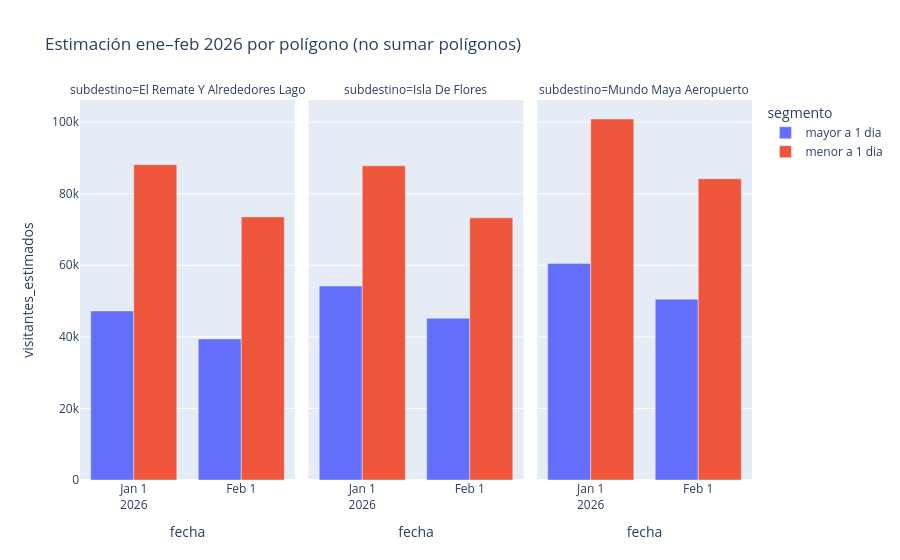

Notebook source saved alongside this figure:
### Code cell
px.bar(pred,x="fecha",y="visitantes_estimados",color="segmento",facet_col="subdestino",barmode="group",title="Estimación ene–feb 2026 por polígono (no sumar polígonos)").show()

### Figure 1 — Plotly figure (JSON) as saved in the notebook; plotly's stock layout.template omitted (floating-point values rounded to 4 significant figures)
{"data": [{"alignmentgroup": "True", "hovertemplate": "segmento=mayor a 1 dia<br>subdestino=El Remate Y Alrededores Lago<br>fecha=%{x}<br>visitantes_estimados=%{y}<extra></extra>", "legendgroup": "mayor a 1 dia", "marker": {"color": "#636efa", "pattern": {"shape": ""}}, "name": "mayor a 1 dia", "offsetgroup": "mayor a 1 dia", "orientation": "v", "showlegend": true, "textposition": "auto", "type": "bar", "x": ["2026-01-01T00:00:00.000000000", "2026-02-01T00:00:00.000000000"], "xaxis": "x", "y": [47250.0, 39420.0], "yaxis": "y"}, {"alignmentgroup": "True", "hovertemplate": "segmento=mayor a 1 dia<br>subdestino=Isla De Flores<br>fecha=%{x}<br>visitantes_estimados=%{y}<extra></extra>", "legendgroup": "mayor a 1 dia", "marker": {"color": "#636efa", "pattern": {"shape": ""}}, "name": "mayor a 1 dia", "offsetgroup": "mayor a 1 dia", "orientation": "v", "showlegend": false, "textposition": "auto", "type": "bar", "x": ["2026-01-01T00:00:00.000000000", "2026-02-01T00:00:00.000000000"], "xaxis": "x2", "y": [54190.0, 45210.0], "yaxis": "y2"}, {"alignmentgroup": "True", "hovertemplate": "segmento=mayor a 1 dia<br>subdestino=Mundo Maya Aeropuerto<br>fecha=%{x}<br>visitantes_estimados=%{y}<extra></extra>", "legendgroup": "mayor a 1 dia", "marker": {"color": "#636efa", "pattern": {"shape": ""}}, "name": "mayor a 1 dia", "offsetgroup": "mayor a 1 dia", "orientation": "v", "showlegend": false, "textposition": "auto", "type": "bar", "x": ["2026-01-01T00:00:00.000000000", "2026-02-01T00:00:00.000000000"], "xaxis": "x3", "y": [60530.0, 50500.0], "yaxis": "y3"}, {"alignmentgroup": "True", "hovertemplate": "segmento=menor a 1 dia<br>subdestino=El Remate Y Alrededores Lago<br>fecha=%{x}<br>visitantes_estimados=%{y}<extra></extra>", "legendgroup": "menor a 1 dia", "marker": {"color": "#EF553B", "pattern": {"shape": ""}}, "name": "menor a 1 dia", "offsetgroup": "menor a 1 dia", "orientation": "v", "showlegend": true, "textposition": "auto", "type": "bar", "x": ["2026-01-01T00:00:00.000000000", "2026-02-01T00:00:00.000000000"], "xaxis": "x", "y": [88120.0, 73520.0], "yaxis": "y"}, {"alignmentgroup": "True", "hovertemplate": "segmento=menor a 1 dia<br>subdestino=Isla De Flores<br>fecha=%{x}<br>visitantes_estimados=%{y}<extra></extra>", "legendgroup": "menor a 1 dia", "marker": {"color": "#EF553B", "pattern": {"shape": ""}}, "name": "menor a 1 dia", "offsetgroup": "menor a 1 dia", "orientation": "v", "showlegend": false, "textposition": "auto", "type": "bar", "x": ["2026-01-01T00:00:00.000000000", "2026-02-01T00:00:00.000000000"], "xaxis": "x2", "y": [87800.0, 73250.0], "yaxis": "y2"}, {"alignmentgroup": "True", "hovertemplate": "segmento=menor a 1 dia<br>subdestino=Mundo Maya Aeropuerto<br>fecha=%{x}<br>visitantes_estimados=%{y}<extra></extra>", "legendgroup": "menor a 1 dia", "marker": {"color": "#EF553B", "pattern": {"shape": ""}}, "name": "menor a 1 dia", "offsetgroup": "menor a 1 dia", "orientation": "v", "showlegend": false, "textposition": "auto", "type": "bar", "x": ["2026-01-01T00:00:00.000000000", "2026-02-01T00:00:00.000000000"], "xaxis": "x3", "y": [100900.0, 84160.0], "yaxis": "y3"}], "layout": {"annotations": [{"font": {}, "showarrow": false, "text": "subdestino=El Remate Y Alrededores Lago", "x": 0.16, "xanchor": "center", "xref": "paper", "y": 1, "yanchor": "bottom", "yref": "paper"}, {"font": {}, "showarrow": false, "text": "subdestino=Isla De Flores", "x": 0.5, "xanchor": "center", "xref": "paper", "y": 1, "yanchor": "bottom", "yref": "paper"}, {"font": {}, "showarrow": false, "text": "subdestino=Mundo Maya Aeropuerto", "x": 0.84, "xanchor": "center", "xref": "paper", "y": 1, "yanchor": "bottom", "yref": "paper"}], "barmode": "group", "legend": {"title": {"text": "segmento"}, "tracegroupgap": 0}, "title": {"text": "Estimación ene–feb 2026 por polígono (no sumar polígonos)"}, "xaxis": {"anchor": "y", "domain": [0, 0.32], "title": {"text": "fecha"}}, "xaxis2": {"anchor": "y2", "domain": [0.34, 0.66], "matches": "x", "title": {"text": "fecha"}}, "xaxis3": {"anchor": "y3", "domain": [0.68, 1.0], "matches": "x", "title": {"text": "fecha"}}, "yaxis": {"anchor": "x", "domain": [0, 1], "title": {"text": "visitantes_estimados"}}, "yaxis2": {"anchor": "x2", "domain": [0, 1], "matches": "y", "showticklabels": false}, "yaxis3": {"anchor": "x3", "domain": [0, 1], "matches": "y", "showticklabels": false}}}
